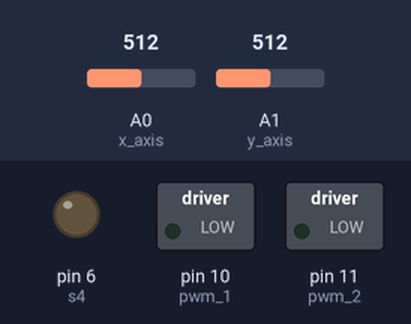
A sketch run on a simulated Arduino Uno, built with avr-gcc and run on an emulated ATmega328P. Parts: switched loads named in the sketch (green lamp = pin HIGH), output pins drawn as LEDs (lit = HIGH). The test bench sets the inputs (shaded band); at power-on: A1 (y_axis) = 512, A0 (x_axis) = 512. Pins used as bus, display or sensor lines are not drawn.

Above: at 1.2 s.
1.3 s: A1 (y_axis) set to 560
At 2.4 s:
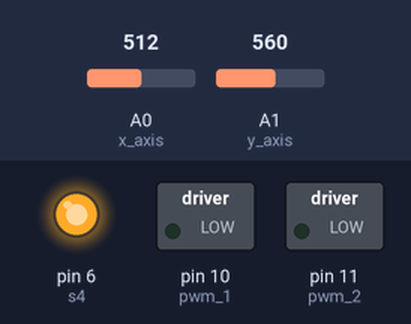
2.8 s: A0 (x_axis) set to 662
4.3 s: A0 (x_axis) set to 683
At 4.7 s:
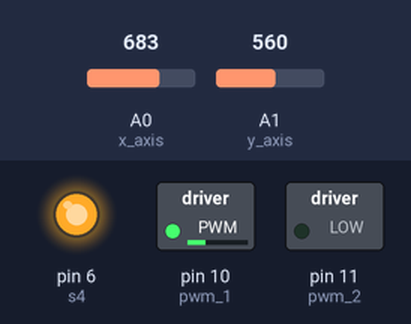
5.8 s: A1 (y_axis) set to 460
At 7.0 s:
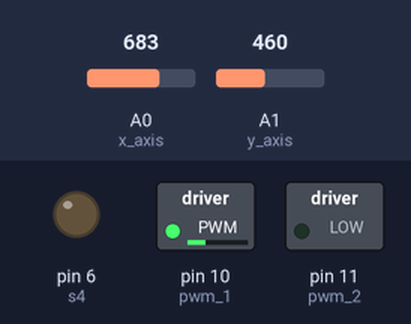
7.3 s: A1 (y_axis) set to 306
At 8.2 s:
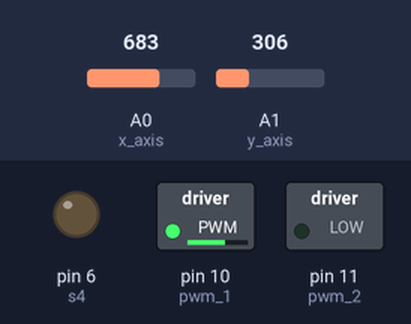
8.8 s: A0 (x_axis) set to 540
At 9.3 s:
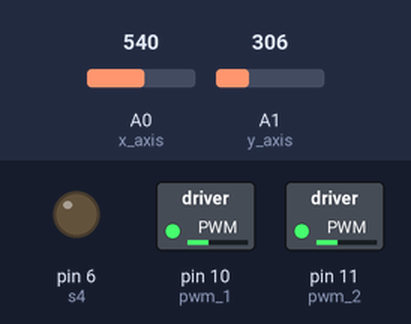
Timing chart, 0 to 11.3 s (numbered marks = the images above; inputs shaded):
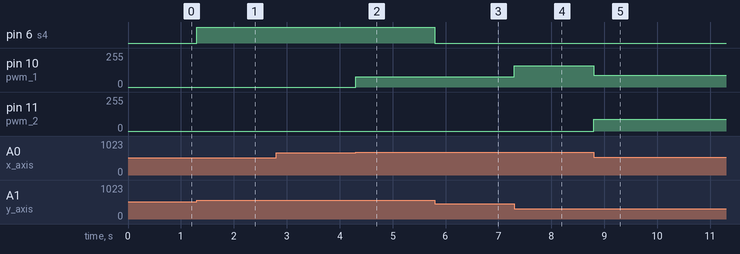

Measured:
- the behaviour switches between 670 and 671 on A0 (x_axis) (found by bisection; images 1 and 2)
- after the input at 1.3 s, pin 6 (s4): LOW → HIGH at once
- after the input at 2.8 s, every drawn part: stays the same
- after the input at 4.3 s, pin 10 (pwm_1): 0/255 → 76/255 at once
- after the input at 5.8 s, pin 6 (s4): HIGH → LOW at once
- after the input at 7.3 s, pin 10 (pwm_1): 76/255 → 159/255 at once
- after the input at 8.8 s, pin 10 (pwm_1): 159/255 → 88/255 at once; pin 11 (pwm_2): 0/255 → 88/255 at once

The sketch:

L298N_Motor_Driver_With_Joystick.ino
```cpp
#define x_axis A0
#define  y_axis A1
#define s1 3
#define s2 4
#define s3 5
#define s4 6
#define pwm_1 10
#define pwm_2 11
int motorSpeedA = 0;
int motorSpeedB = 0;

void setup()
{
  pinMode(s1,OUTPUT);
  pinMode(s2,OUTPUT);
  pinMode(s3,OUTPUT);
  pinMode(s4,OUTPUT);
  pinMode(pwm_1,OUTPUT);
  pinMode(pwm_2,OUTPUT);
  pinMode(x_axis,INPUT);
  pinMode(y_axis ,INPUT);
}

void loop()
{
  int xAxis = analogRead(x_axis); // Read Joysticks X-axis value
  int yAxis = analogRead(y_axis); // Read Joysticks Y-axis value

  if (yAxis < 470)
  {
    // A and B backward
    digitalWrite(s1, HIGH);
    digitalWrite(s2, LOW);
    digitalWrite(s3, HIGH);
    digitalWrite(s4, LOW);
    motorSpeedA = map(yAxis, 470, 0, 0, 255);
    motorSpeedB = map(yAxis, 470, 0, 0, 255);
  }
  else if (yAxis > 550)
  {
    // A And B Forward
    digitalWrite(s1, LOW);
    digitalWrite(s2, HIGH);
    digitalWrite(s3, LOW);
    digitalWrite(s4, HIGH);
    motorSpeedA = map(yAxis, 550, 1023, 0, 255);
    motorSpeedB = map(yAxis, 550, 1023, 0, 255);
  }
  else
  {
    // A and B halt
    motorSpeedA = 0;
    motorSpeedB = 0;
  }

  if (xAxis < 470)
  {
    int xMapped = map(xAxis, 470, 0, 0, 255);
    // Move To Left
    motorSpeedA = motorSpeedA - xMapped;
    motorSpeedB = motorSpeedB + xMapped;

    if (motorSpeedA < 0)
    {
      motorSpeedA = 0;
    }
    if (motorSpeedB > 255)
    {
      motorSpeedB = 255;
    }
  }
  if (xAxis > 550)
  {
    int xMapped = map(xAxis, 550, 1023, 0, 255);
    // Move To Right
    motorSpeedA = motorSpeedA + xMapped;
    motorSpeedB = motorSpeedB - xMapped;

    if (motorSpeedA > 255)
    {
      motorSpeedA = 255;
    }
    if (motorSpeedB < 0)
    {
      motorSpeedB = 0;
    }
  }

  //To Set Motor OFF Till It Reach The PWM On Which The Motor Can Start Rotating Properly
  if (motorSpeedA < 70)
  {
    motorSpeedA = 0;
  }
  if (motorSpeedB < 70)
  {
    motorSpeedB = 0;
  }
  //sending the speed(pwm) to the motor driver
  analogWrite(pwm_1, motorSpeedA); // Send PWM signal to motor A
  analogWrite(pwm_2, motorSpeedB); // Send PWM signal to motor B
}
```
